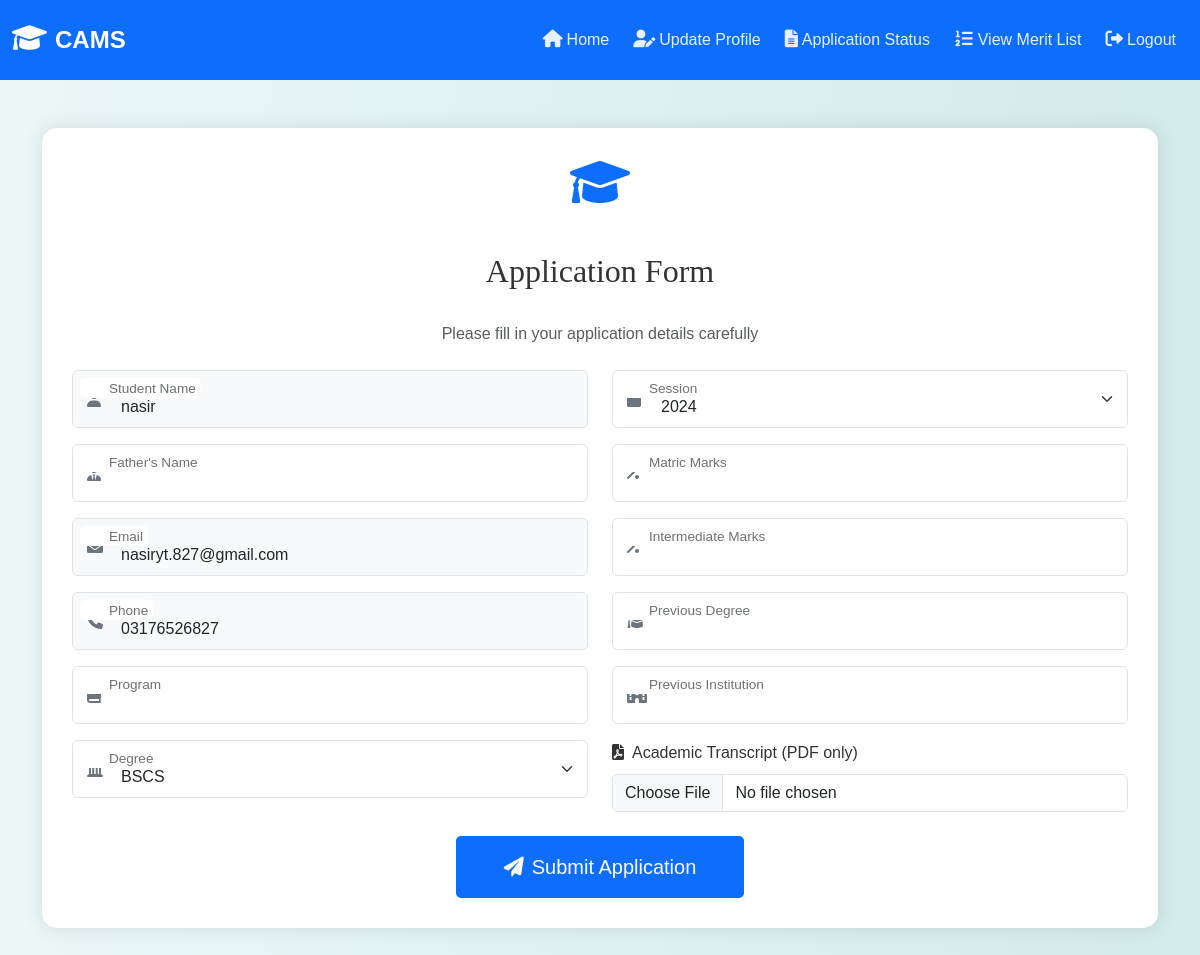
Screenshot of /home.php (signed in) with the database file from the repository.
### tables this page shows
CREATE TABLE `users` (
  `id` int(11) NOT NULL,
  `username` varchar(50) NOT NULL,
  `password` varchar(255) NOT NULL,
  `email` varchar(100) NOT NULL,
  `phone` varchar(20) NOT NULL,
  `age` int(11) DEFAULT NULL
);

### home.php (the view, shortened to what this page needs)
<?php
include('config.php');
$user_id = $_SESSION["id"];
$userQuery = "SELECT username, email, phone FROM users WHERE id='$user_id'";
$userResult = mysqli_query($conn, $userQuery);
$userData = mysqli_fetch_assoc($userResult);
$student_name = $userData["username"];
$email = $userData["email"];
$phone = $userData["phone"];
?>
<!DOCTYPE html>
<html>
<head>
    <link href="https://cdn.jsdelivr.net/npm/bootstrap@5.3.0/dist/css/bootstrap.min.css" rel="stylesheet">
    <link href="https://cdnjs.cloudflare.com/ajax/libs/font-awesome/6.0.0/css/all.min.css" rel="stylesheet">
    <link rel="stylesheet" href="./css/style.css">
</head>
<body class="bg-light">
<?php include('navbar.php'); ?>
<div class="container py-5">
    <div class="form-container">
        <div class="text-center mb-4">
            <i class="fas fa-graduation-cap fa-3x text-primary mb-3"></i>
            <h2>Application Form</h2>
            <p class="text-muted">Please fill in your application details carefully</p>
        </div>
        <form method="post" action="<?php echo htmlspecialchars($_SERVER["PHP_SELF"]); ?>" enctype="multipart/form-data" onsubmit="return validateForm()">
            <div class="row g-4">
                <div class="col-md-6">
                    <div class="position-relative">
                        <i class="fas fa-user input-icon"></i>
                        <div class="form-floating">
                            <input type="text" class="form-control ps-5 readonly-field" id="student_name" name="student_name"
                                   value="<?php echo htmlspecialchars($student_name); ?>" readonly>
                            <label for="student_name">Student Name</label>
                        </div>
                    </div>
                    <div class="position-relative mt-3">
                        <i class="fas fa-user-tie input-icon"></i>
                        <div class="form-floating">
                            <input type="text" class="form-control ps-5" id="father_name" name="father_name" required>
                            <label for="father_name">Father's Name</label>
                        </div>
                    </div>
                    <div class="position-relative mt-3">
                        <i class="fas fa-envelope input-icon"></i>
                        <div class="form-floating">
                            <input type="email" class="form-control ps-5 readonly-field" id="email" name="email"
                                   value="<?php echo htmlspecialchars($email); ?>" readonly>
                            <label for="email">Email</label>
                        </div>
                    </div>
                    <div class="position-relative mt-3">
                        <i class="fas fa-phone input-icon"></i>
                        <div class="form-floating">
                            <input type="text" class="form-control ps-5 readonly-field" id="phone" name="phone"
                                   value="<?php echo htmlspecialchars($phone); ?>" readonly>
                            <label for="phone">Phone</label>
                        </div>
                    </div>
                    <div class="position-relative mt-3">
                        <i class="fas fa-book input-icon"></i>
                        <div class="form-floating">
                            <input type="text" class="form-control ps-5" id="program" name="program" required>
                            <label for="program">Program</label>
                        </div>
                    </div>
                    <div class="position-relative mt-3">
                        <i class="fas fa-university input-icon"></i>
                        <div class="form-floating">
                            <select class="form-select ps-5" id="degree" name="degree" required>
                                <option value="BSCS">BSCS</option>
                            </select>
                            <label for="degree">Degree</label>
                        </div>
                    </div>
                </div>
                <div class="col-md-6">
                    <div class="position-relative">
                        <i class="fas fa-calendar input-icon"></i>
                        <div class="form-floating">
                            <select class="form-select ps-5" id="session" name="session" required>
                                <option value="2024">2024</option>
                            </select>
                            <label for="session">Session</label>
                        </div>
                    </div>
                    <div class="position-relative mt-3">
                        <i class="fas fa-percentage input-icon"></i>
                        <div class="form-floating">
                            <input type="number" step="0.01" class="form-control ps-5" id="matric_marks" name="matric_marks" required>
                            <label for="matric_marks">Matric Marks</label>
                        </div>
                    </div>
                    <div class="position-relative mt-3">
                        <i class="fas fa-percentage input-icon"></i>
                        <div class="form-floating">
                            <input type="number" step="0.01" class="form-control ps-5" id="inter_marks" name="inter_marks" required>
                            <label for="inter_marks">Intermediate Marks</label>
                        </div>
                    </div>
                    <div class="position-relative mt-3">
                        <i class="fas fa-graduation-cap input-icon"></i>
                        <div class="form-floating">
                            <input type="text" class="form-control ps-5" id="previous_degree" name="previous_degree">
                            <label for="previous_degree">Previous Degree</label>
                        </div>
                    </div>
                    <div class="position-relative mt-3">
                        <i class="fas fa-school input-icon"></i>
                        <div class="form-floating">
                            <input type="text" class="form-control ps-5" id="previous_institution" name="previous_institution">
                            <label for="previous_institution">Previous Institution</label>
                        </div>
                    </div>
                    <div class="mt-3">
                        <label class="form-label"><i class="fas fa-file-pdf me-2"></i>Academic Transcript (PDF only)</label>
                        <input type="file" class="form-control" id="academic_transcript" name="transcript" required accept=".pdf">
                    </div>
                </div>
                <div class="col-12 text-center mt-4">
                    <button type="submit" class="btn btn-primary btn-lg px-5 py-3">
                        <i class="fas fa-paper-plane me-2"></i>Submit Application
                    </button>
                </div>
            </div>
        </form>
    </div>
</div>
</body>
</html>

### css/style.css (style rules this page uses)
body { background: linear-gradient(90deg, rgba(233, 246, 246, 0.831), rgba(207, 233, 233, 0.9)); font-family: 'Arial', sans-serif; color: #333; line-height: 1.6; }
h1, h2, h3, h4 { text-align: center; margin-top: 30px; margin-bottom: 30px; font-family: 'Georgia', serif; }
.container { margin-bottom: 40px; }
.btn-primary { color: #fff; border: none; border-radius: 5px; cursor: pointer; transition: background-color 0.3s ease; }

### home.php (style rules this page uses)
.form-container { background-color: #ffffff; border-radius: 15px; box-shadow: 0 0 20px rgba(0,0,0,0.1); padding: 30px; }
.form-floating > label { padding-left: 40px; }
.input-icon { position: absolute; left: 15px; top: 50%; transform: translateY(-50%); color: #6c757d; z-index: 2; }
.readonly-field { background-color: #f8f9fa !important; }

### rows the page displays
users: student_name "nasir", email "nasiryt.827@gmail.com", phone "03176526827"
